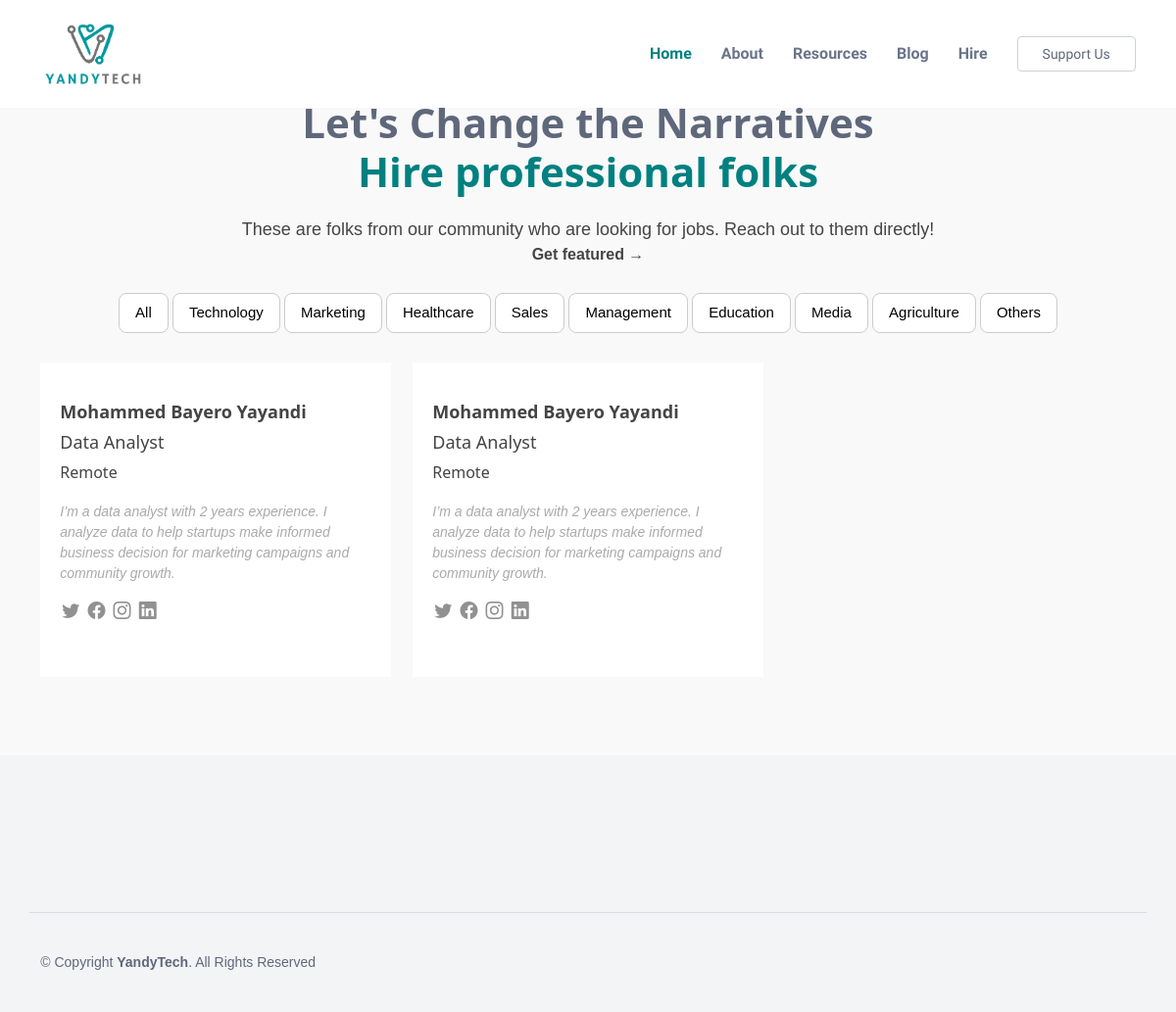
The app's page /hire_category/Technology/ with its own data.
### main/models.py (models this page shows, shortened)
class HireCategory(models.Model):
    name=models.CharField(max_length=255, null=True, blank=True)
    def __str__(self):
        return self.name

class Hire(models.Model):
    name=models.CharField(max_length=255, null=True , blank=True)
    skills=models.CharField(max_length=255, null=True , blank=True)
    location=models.CharField(max_length=255, null=True , blank=True)
    description=models.TextField(max_length=255, null=True , blank=True)
    category=models.CharField(max_length=255, null=True , blank=True)
    twitter=models.CharField(max_length=255, null=True , blank=True)
    facebook=models.CharField(max_length=255, null=True , blank=True)
    linkedin=models.CharField(max_length=255, null=True , blank=True)
    website=models.CharField(max_length=255, null=True , blank=True)
    instagram=models.CharField(max_length=255, null=True , blank=True)
    date=models.DateTimeField(auto_now_add=True)

### main/views.py (the view)
# urls.py: path('hire_category/<str:cats>/',views.HireCategoryView,name='hirecategory'),
def HireCategoryView(request,cats):
    category_post=Hire.objects.filter(category=cats)
    cate=HireCategory.objects.all()
    context={'cats':cats ,'category_post':category_post,'cate':cate}
    return render(request,'hire_category.html',context)

### templates/hire_category.html (shortened to what this page needs)
{% load static %}
<!DOCTYPE html>
<html lang="en">
<head>
  <link href="{% static 'assets/vendor/bootstrap/css/bootstrap.min.css' %}" rel="stylesheet">
  <link href="{% static 'assets/vendor/bootstrap-icons/bootstrap-icons.css' %}" rel="stylesheet">
  <link href="{% static 'assets/vendor/boxicons/css/boxicons.min.css' %}" rel="stylesheet">
  <link href="{% static 'assets/vendor/glightbox/css/glightbox.min.css' %}" rel="stylesheet">
  <link href="{% static 'assets/vendor/swiper/swiper-bundle.min.css' %}" rel="stylesheet">
  <link href="{% static 'assets/css/style.css' %}" rel="stylesheet">
  <link href="{% static 'assets/css/w3.css' %}" rel="stylesheet">
</head>
<body>
  <header id="header" class="fixed-top">
    <div class="container d-flex align-items-center justify-content-between">
      <a href="{% url 'home' %}"><img src="{% static 'assets/img/yt1.png' %}" height="70px" alt=""></a>
      <nav id="navbar" class="navbar">
        <ul>
          <li><a class="nav-link scrollto active" href="{% url 'home' %}">Home</a></li>
          <li><a class="nav-link scrollto" href="{% url 'about' %}">About</a></li>
          <li><a class="nav-link scrollto" href="#featured-services">Resources</a></li>
          <li><a class="nav-link scrollto" href="{% url 'blog' %}">Blog</a></li>
          <li><a class="nav-link scrollto" href="{% url 'hire' %}">Hire</a></li>
          {% if user.is_authenticated %}
          <li><a class="getstarted scrollto" href="{% url 'profile' %}" >{{user.username}}</a></li>
          {% else %}
          <li><a class="getstarted scrollto" href="{% url 'support' %}" >Support Us</a></li>
          {% endif %}
        </ul>
      </nav>
    </div>
  </header>
    <section id="team" class="team section-bg">
      <div class="container">
        <div class="section-title">
          <h2>Let's Change the Narratives <br><span style="color: teal;">Hire professional folks</span></h2>
          <p style="font-size: 18px;">These are folks from our community who are looking for jobs. Reach out to them directly!</p>
          <p style="font-size: 16px;"><b>Get featured &#8594</b></p>
     <br>
     <button class="w3-btn w3-white w3-border w3-round-large w3-hover-teal" style="margin-top:5px;"><a href="{% url 'hire'  %}">All</a></button>
     {% for hire in cate %}
     <button class="w3-btn w3-white w3-border w3-round-large w3-hover-teal" style="margin-top:5px;"><a href="{% url 'hirecategory' hire %}">{{hire.name}}</a></button>
        {% endfor %}
        </div>
        {% if category_post %}
        <div class="row">
          {% for hire in category_post %}
          <div class="col-lg-4 col-md-6 d-flex align-items-stretch">
            <div class="member" style = "text-align: left">
              <h4>{{hire.name}}</h4>
              <h5>{{hire.skills}}</h5>
              <h6>{{hire.location}}</h6>
              <p>
                {{hire.description}}
              </p>
              <div class="social">
                <a href=""><i class="bi bi-twitter"></i></a>
                <a href=""><i class="bi bi-facebook"></i></a>
                <a href=""><i class="bi bi-instagram"></i></a>
                <a href=""><i class="bi bi-linkedin"></i></a>
              </div>
              <br>
            </div>
          </div>
{% endfor %}
        </div>
      </div>
    </section>
    {% else %}
    <h1>No post yet</h1>
    {% endif %}
    <footer id="footer">
      <div class="footer-top">
      </div>
      <div class="container footer-bottom clearfix">
        <div class="copyright">
          &copy; Copyright <strong><span>YandyTech</span></strong>. All Rights Reserved
        </div>
      </div>
    </footer>
</body>
</html>

### static/assets/css/style.css (style rules this page uses)
body { font-family: "Open Sans", sans-serif; color: #444444; }
a { color: #5f687b; text-decoration: none; }
h1, h2, h3, h4, h5, h6 { font-family: "Raleway", sans-serif; }
#header { background: #fff; transition: all 0.5s; z-index: 997; padding: 20px 0; }
.navbar { padding: 0; }
.navbar ul { margin: 0; padding: 0; display: flex; list-style: none; align-items: center; }
.navbar li { position: relative; }
.navbar a, .navbar a:focus { display: flex; align-items: center; justify-content: space-between; padding: 10px 0 10px 30px; font-family: "Raleway", sans-serif; font-size: 16px; font-weight: 700; color: #6a7489; white-space: nowrap; transition: 0.3s; }
.navbar a:hover, .navbar .active, .navbar .active:focus, .navbar li:hover>a { color: Teal; }
.navbar .getstarted, .navbar .getstarted:focus { padding: 10px 25px; margin-left: 30px; border-radius: 4px; line-height: 1; color: #5f687b; font-size: 14px; font-weight: 500; border: 1px solid #cdd1d9; }
section { padding: 60px 0; overflow: hidden; }
.section-bg { background-color: #f9f9fa; }
.section-title { text-align: center; padding: 30px 0; position: relative; }
.section-title h2 { font-size: 42px; font-weight: 700; margin-bottom: 20px; padding-bottom: 0; color: #5f687b; position: relative; z-index: 2; }
.section-title p { margin-bottom: 0; position: relative; z-index: 2; }
.team .member { text-align: center; margin-bottom: 20px; padding: 30px 20px; background: #fff; }
.team .member h4 { font-weight: 700; margin-bottom: 2px; font-size: 18px; }
.team .member p { padding-top: 10px; font-size: 14px; font-style: italic; color: #aaaaaa; }
.team .member .social { margin-top: 15px; }
.team .member .social a { color: #919191; transition: 0.3s; }
.team .member .social i { font-size: 18px; margin: 0 2px; }
#footer { background-color: #f3f4f6; color: #5f687b; font-size: 14px; position: relative; }
#footer .footer-top { position: relative; z-index: 2; text-align: center; padding: 80px 0; }
#footer .footer-bottom { border-top: 1px solid #d9dce2; z-index: 2; position: relative; padding-top: 40px; padding-bottom: 40px; }
#footer .copyright { float: left; }

### static/assets/css/w3.css (style rules this page uses)
html { box-sizing:border-box }
*,*:before,*:after { box-sizing:inherit }
html { -ms-text-size-adjust:100%;-webkit-text-size-adjust:100% }
body { margin:0 }
article,aside,details,figcaption,figure,footer,header,main,menu,nav,section,summary { display:block }
a { background-color:transparent;-webkit-text-decoration-skip:objects }
img { border-style:none }
button,input,select,textarea { font:inherit;margin:0 }
button,input { overflow:visible }
button,select { text-transform:none }
button,html [type=button],[type=reset],[type=submit] { -webkit-appearance:button }
html,body { font-family:Verdana,sans-serif;font-size:15px;line-height:1.5 }
html { overflow-x:hidden }
h2 { font-size:30px }
h4 { font-size:20px }
h5 { font-size:18px }
h6 { font-size:16px }
h1,h2,h3,h4,h5,h6 { font-family:"Segoe UI",Arial,sans-serif;font-weight:400;margin:10px 0 }
img { vertical-align:middle }
a { color:inherit }
.w3-btn,.w3-button { border:none;display:inline-block;padding:8px 16px;vertical-align:middle;overflow:hidden;text-decoration:none;color:inherit;background-color:inherit;text-align:center;cursor:pointer;white-space:nowrap }
.w3-btn,.w3-button { -webkit-touch-callout:none;-webkit-user-select:none;-khtml-user-select:none;-moz-user-select:none;-ms-user-select:none;user-select:none }
.w3-round-large { border-radius:8px }
.w3-border { border:1px solid #ccc!important }
.w3-white,.w3-hover-white:hover { color:#000!important;background-color:#fff!important }

### records on screen
HireCategory: name "Technology"
HireCategory: name "Marketing"
HireCategory: name "Healthcare"
HireCategory: name "Sales"
HireCategory: name "Management"
HireCategory: name "Education"
HireCategory: name "Media"
HireCategory: name "Agriculture"
HireCategory: name "Others"
Hire: name "Mohammed Bayero Yayandi", skills "Data Analyst", location "Remote", description "I’m a data analyst with 2 years experience. I analyze data to help startups make informed business decision for marketing campaigns and community growth."
Hire: name "Mohammed Bayero Yayandi", skills "Data Analyst", location "Remote", description "I’m a data analyst with 2 years experience. I analyze data to help startups make informed business decision for marketing campaigns and community growth."
